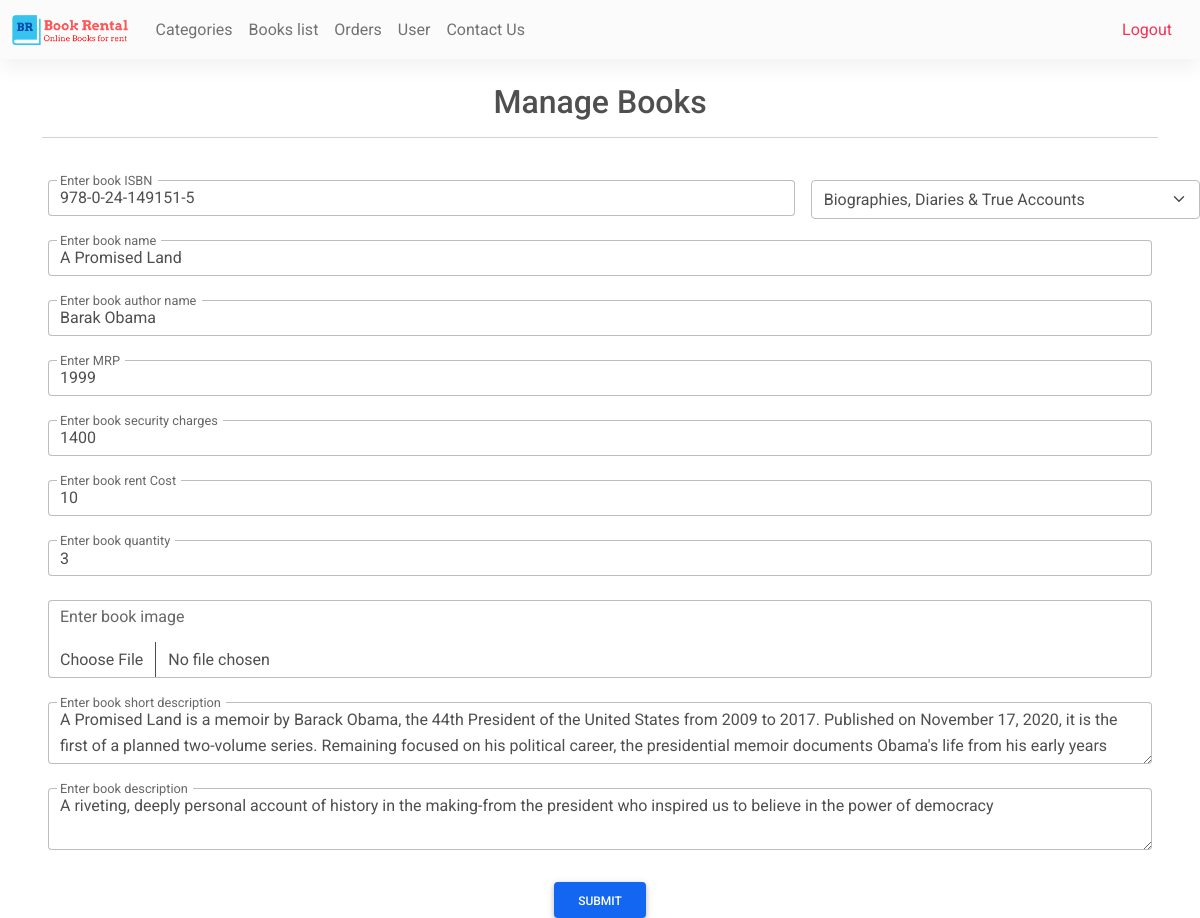
The page /Admin/manageBooks.php?id=13 (signed in) on the database as committed earlier.
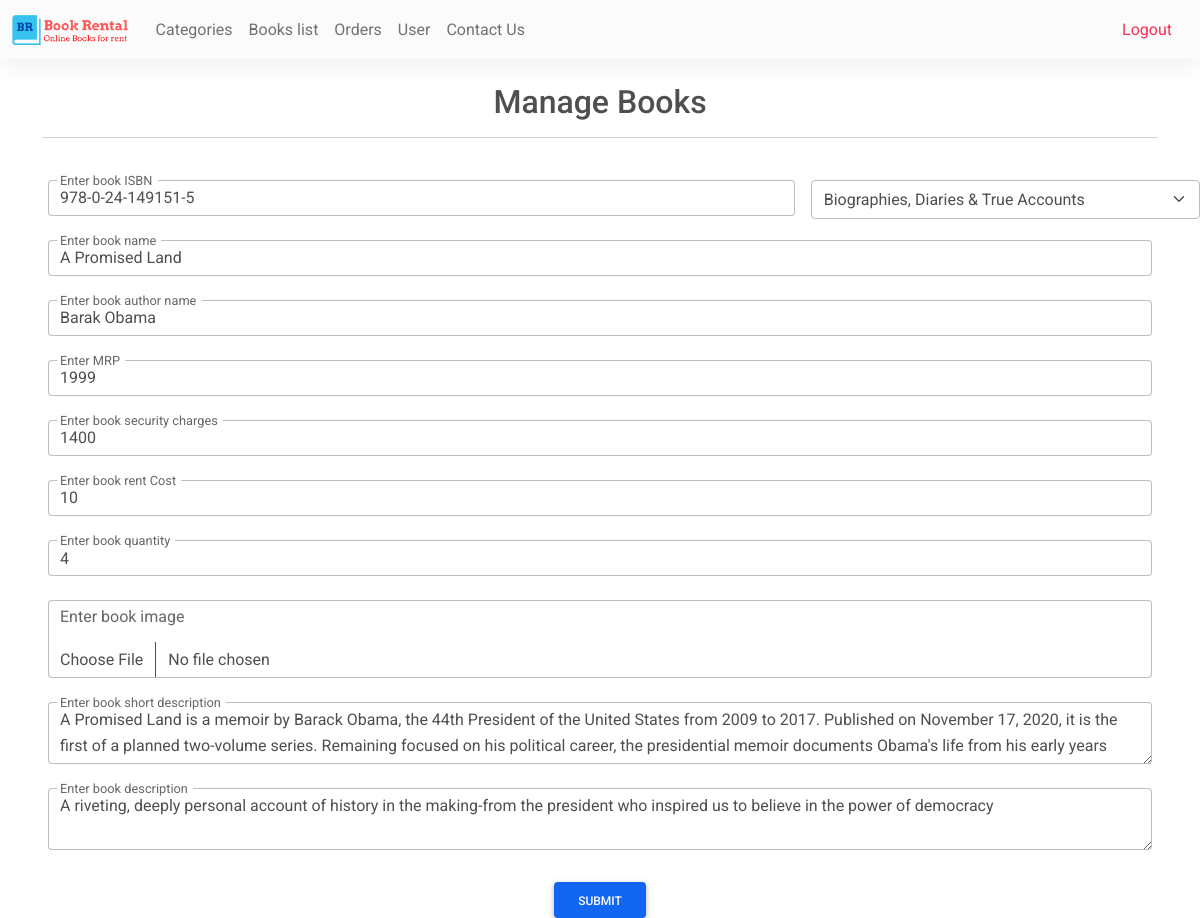
The same page on the database as committed later.
### tables this page shows
CREATE TABLE `books` (
  `id` int(11) NOT NULL,
  `category_id` int(11) NOT NULL,
  `ISBN` varchar(20) NOT NULL,
  `name` varchar(255) NOT NULL,
  `img` varchar(255) NOT NULL,
  `author` varchar(75) NOT NULL,
  `mrp` int(11) NOT NULL,
  `security` int(11) NOT NULL,
  `rent` int(11) NOT NULL,
  `qty` int(11) NOT NULL,
  `best_seller` int(11) DEFAULT NULL,
  `short_desc` varchar(2000) NOT NULL,
  `description` text NOT NULL,
  `status` tinyint(4) NOT NULL DEFAULT 1,
  `price` int(3) GENERATED ALWAYS AS (coalesce(`security`,0) + coalesce(`rent`,0)) VIRTUAL
);

### Admin/function.php (called while the page is built, shortened)
<?php
  function getSafeValue($con, $str)
  {
    if ($str != '') {
      $str = trim($str);
      return mysqli_real_escape_string($con, $str);
    }
  }

### Admin/manageBooks.php (the view, shortened to what this page needs)
<?php
  require('topNav.php');
  $category_id = '';
  $ISBN = '';
  $name = '';
  $author = '';
  $mrp = '';
  $security = '';
  $rent = '';
  $qty = '';
  $description = '';
  $short_desc = '';
  if (isset($_GET['id']) && $_GET['id'] != '') {
    $id = getSafeValue($con, $_GET['id']);
    $sql = mysqli_query($con, "select * from books where id='$id'");
    $check = mysqli_num_rows($sql);
    if ($check > 0) {
      $row = mysqli_fetch_assoc($sql);
      $category_id = $row['category_id'];
      $ISBN = $row['ISBN'];
      $name = $row['name'];
      $author = $row['author'];
      $mrp = $row['mrp'];
      $security = $row['security'];
      $rent = $row['rent'];
      $qty = $row['qty'];
      $short_desc = $row['short_desc'];
      $description = $row['description'];
    } else {
      echo "<script>window.location.href='books.php';</script>";
      exit;
    }
  }
?>
<main>
    <div class="container pt-4">
        <h4 class="fs-2 text-center ">Manage Books</h4>
        <hr>
        <br>
    </div>
    <form method="post" enctype="multipart/form-data">
        <div class="row g-3">
            <div class="col-sm-8">
                <div class="form-outline mb-4 ms-5">
                    <input type="text" name="ISBN" value="<?php echo $ISBN ?>" id="Book name" class="form-control"
                           required/>
                    <label class="form-label" for="Book name">Enter book ISBN</label>
                </div>
            </div>
            <div class="col-sm">
                <div>
                    <select class="form-select" name="category_id">
                      <?php
                        $categorySql = mysqli_query($con, "select id, category from categories order by category asc");
                        while ($row = mysqli_fetch_assoc($categorySql)) {
                          if ($row['id'] == $category_id) {
                            echo "<option selected value=" . $row['id'] . ">" . $row['category'] . "</option>";
                          } else {
                            echo "<option value=" . $row['id'] . ">" . $row['category'] . "</option>";
                          }
                        }
                      ?>
                    </select>
                </div>
            </div>
        </div>
        <div class="form-outline mb-4 mx-5">
            <input type="text" name="name" value="<?php echo $name ?>" id="Book name" class="form-control" required/>
            <label class="form-label" for="Book name">Enter book name</label>
        </div>
        <div class="form-outline mb-4 mx-5">
            <input type="text" name="author" value="<?php echo $author ?>" id="Book name" class="form-control"
                   required/>
            <label class="form-label" for="Book name">Enter book author name</label>
        </div>
        <div class="form-outline mb-4 mx-5">
            <input type="number" name="mrp" value="<?php echo $mrp ?>" id="Book name" class="form-control" required/>
            <label class="form-label" for="Book name">Enter MRP</label>
        </div>
        <div class="form-outline mb-4 mx-5">
            <input type="number" name="security" value="<?php echo $security ?>" id="Book name" class="form-control"
                   required/>
            <label class="form-label" for="Book name">Enter book security charges</label>
        </div>
        <div class="form-outline mb-4 mx-5">
            <input type="number" name="rent" value="<?php echo $rent ?>" id="Book name" class="form-control"
                   required/>
            <label class="form-label" for="Book name">Enter book rent Cost</label>
        </div>
        <div class="form-outline mb-4 mx-5">
            <input type="number" name="qty" value="<?php echo $qty ?>" id="Book name" class="form-control" required/>
            <label class="form-label" for="Book name">Enter book quantity</label>
        </div>
        <div class="form-outline mb-4 mx-5">
            <label class="form-label ms-2 p-1" for="Book name">Enter book image</label>
            <input type="file" name="img" id="Book name" class="form-control"/>
        </div>
        <div class="form-outline mb-4 mx-5">
            <textarea name="short_desc" id="Book name" class="form-control"
                      required><?php echo $short_desc ?></textarea>
            <label class="form-label" for="Book name">Enter book short description</label>
        </div>
        <div class="form-outline mb-4 mx-5">
            <textarea name="description" id="Book name" class="form-control"
                      required><?php echo $description ?></textarea>
            <label class="form-label" for="Book name">Enter book description</label>
        </div>
        <div class="text-center">
            <button type="submit" name="submit" class="btn btn-primary mx-5">Submit</button>
        </div>
    </form>
</main>
</body>
</html>

Rows that differ between the two databases and show on the page:
changed books "A Promised Land": qty "3" → "4"
